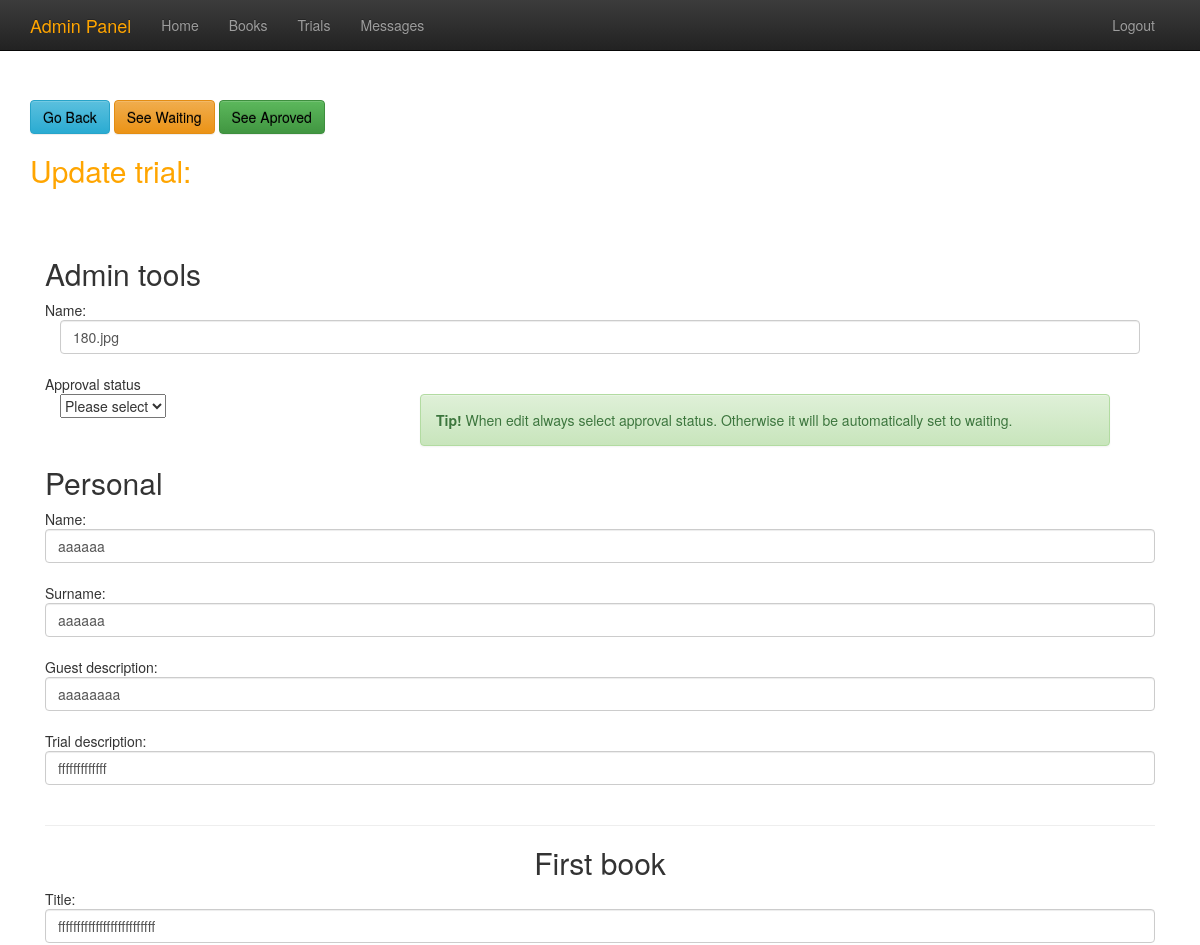
Page /edit/15 (signed in, upper part) on the earlier database version.
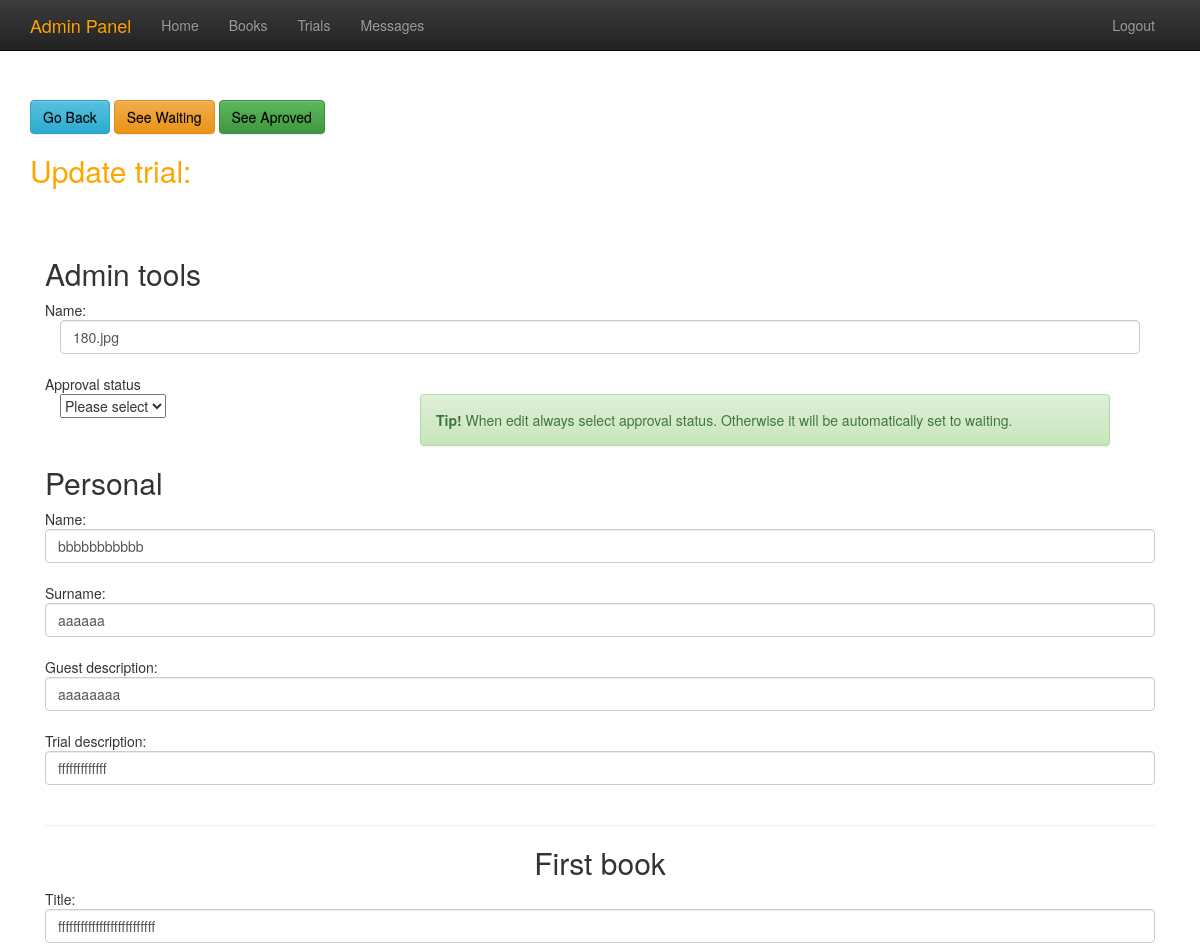
Same page on the later database version.
### tables this page shows
CREATE TABLE books
                  (id INTEGER PRIMARY KEY, p_name text, p_surname text, p_desc text, p_img text, path_status text, path_desc text, b1_title text, b1_author text, b1_img text, b1_desc text, b2_title text, b2_author text, b2_img text, b2_desc text, b3_title text, b3_author text, b3_img text, b3_desc text, b4_title text, b4_author text, b4_img text, b4_desc text, b5_title text, b5_author text, b5_img text, b5_desc text);

### insert2.py (the view, shortened to what this page needs)
@app.route('/edit/<int:id>',methods=['GET','POST'])
def edit(id):
  if session.get('logged_in'):
    msg = None
    sql2 = ('SELECT * FROM books WHERE id = ?')
    connection = sqlite3.connect("books.db")
    connection.row_factory = sqlite3.Row
    path = connection.cursor().execute(sql2,[id]).fetchall()
    return render_template('edit.html',id=id, path=path, msg=msg)
  else:
    abort(401)

### templates/edit.html (shortened to what this page needs)
{%extends "base_admin.html"%}
{%block content%}
<div class="container" style="margin-top:100px;" >
		<button class="page-scroll btn btn-xl btn-info"  style="color:black" onclick="goBack()">Go Back</button>
		<a href="/list2" class="page-scroll btn btn-xl btn-warning" style="color:black">See Waiting</a>
 <a href="/list1" class="page-scroll btn btn-xl btn-success" style="color:black">See Aproved</a>
		 {% for row in path %}
	  <form action = "/edit/{{ row['id'] }}" method = "POST">
         <h2 style="color:orange;">Update trial:</h2><br><br>
		  <div class="col-md-12" >
		  <h2>Admin tools</h2>
		    Name:
		 <div class="col-md-12" >
		 <input type = "text" class="form-control" name = "p_img" value="{{row['p_img']}}" /></br>
         </div>
		 <div class=" row col-md-12" >
		 Approval status<br>
		 <div class="col-md-4">
		 <select name="status" class="selectpicker">
               <option value="1">Please select</option>
            </select>
			 <br>
		  <br>
		  </div>
		<div class="col-md-8">
			<div class="alert alert-success">
				<strong>Tip! </strong>When edit always select approval status. Otherwise it will be automatically set to waiting.
			</div>
		</div>
		  </div>
		  	<h2>Personal</h2>
         Name:
		 <input type = "text" class="form-control" name = "p_name" value="{{row['p_name']}}" /></br>
         </div>
         <div class="col-md-12" >
         Surname:
		 <input type = "text" class="form-control" name = "p_surname" value="{{row['p_surname']}}" /><br>
		 </div>
		 <div class="col-md-12" >
		 Guest description:
         <input type = "text" class="form-control"name = "p_desc" value="{{row['p_desc']}}"/><br>
         </div>
		 <div class="col-md-12" >
		 Trial description:
         <input type = "text" class="form-control" name = "path_desc" value="{{row['path_desc']}}"/><br>
         </div>
		  <div class="col-md-12" >
		  <hr style="color:orange;">
		  <center><h2>First book</h2></center>
		 Title:
         <input type = "text" class="form-control" name = "b1_title" value="{{row['b1_title']}}"/><br>
         </div>
      </form>
	    {%  endfor %}
</div>
{%endblock%}

Differences in the rows shown:
changed books "180.jpg": p_name "aaaaaa" → "bbbbbbbbbbb"
